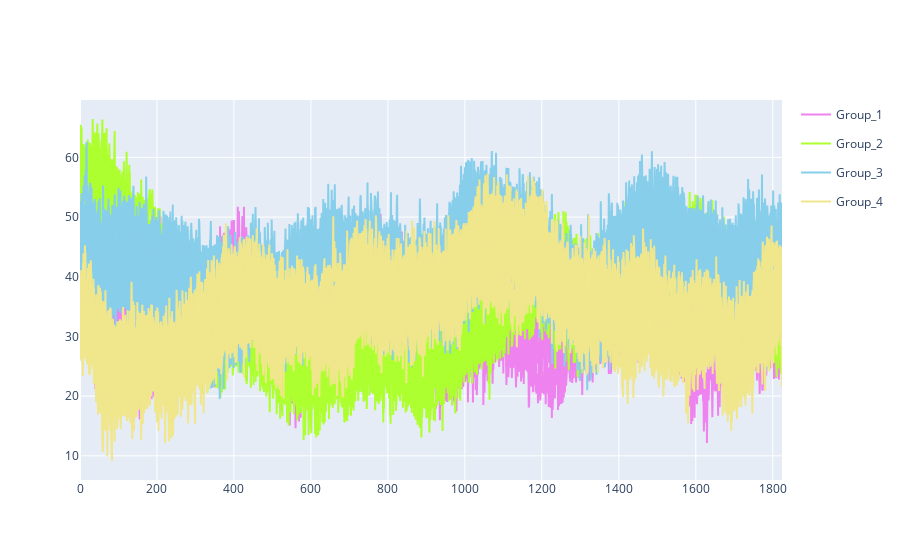

The notebook cell this image was saved under:
### Code cell
import plotly.graph_objects as go

df=pd.DataFrame(data)
df['labels']=data_labels
df.sort_values(by='labels',inplace=True)
colors=['violet','greenyellow','skyblue','khaki','crimson']
group_names=['Group_'+str(i+1) for i in range(int(pd.DataFrame(data_labels).max()[0]+1))]
fig = go.Figure()
k=-1
for ind,row in df.iterrows():
            if k!=row['labels']:
                k=row['labels']
                j=0
            fig.add_trace(go.Scatter(x=np.arange(len(row)-1),y=row[:-1], mode='lines', line=dict(color=colors[int(k)]), name=group_names[int(k)],legendgroup=group_names[int(k)],showlegend=(j==0)))
            j+=1
fig.show()

### Figure 1 — Plotly figure (JSON) as saved in the notebook; plotly's stock layout.template omitted (floating-point values rounded to 4 significant figures; data arrays with more than 128 entries replaced by an {"elided": "..."} marker saying what was removed)
{"data": [{"legendgroup": "Group_1", "line": {"color": "violet"}, "mode": "lines", "name": "Group_1", "showlegend": true, "type": "scatter", "x": {"elided": "1825 int values"}, "y": {"elided": "1825 float values"}}, {"legendgroup": "Group_1", "line": {"color": "violet"}, "mode": "lines", "name": "Group_1", "showlegend": false, "type": "scatter", "x": {"elided": "1825 int values"}, "y": {"elided": "1825 float values"}}, {"legendgroup": "Group_1", "line": {"color": "violet"}, "mode": "lines", "name": "Group_1", "showlegend": false, "type": "scatter", "x": {"elided": "1825 int values"}, "y": {"elided": "1825 float values"}}, {"legendgroup": "Group_1", "line": {"color": "violet"}, "mode": "lines", "name": "Group_1", "showlegend": false, "type": "scatter", "x": {"elided": "1825 int values"}, "y": {"elided": "1825 float values"}}, {"legendgroup": "Group_1", "line": {"color": "violet"}, "mode": "lines", "name": "Group_1", "showlegend": false, "type": "scatter", "x": {"elided": "1825 int values"}, "y": {"elided": "1825 float values"}}, {"legendgroup": "Group_1", "line": {"color": "violet"}, "mode": "lines", "name": "Group_1", "showlegend": false, "type": "scatter", "x": {"elided": "1825 int values"}, "y": {"elided": "1825 float values"}}, {"legendgroup": "Group_1", "line": {"color": "violet"}, "mode": "lines", "name": "Group_1", "showlegend": false, "type": "scatter", "x": {"elided": "1825 int values"}, "y": {"elided": "1825 float values"}}, {"legendgroup": "Group_1", "line": {"color": "violet"}, "mode": "lines", "name": "Group_1", "showlegend": false, "type": "scatter", "x": {"elided": "1825 int values"}, "y": {"elided": "1825 float values"}}, {"legendgroup": "Group_2", "line": {"color": "greenyellow"}, "mode": "lines", "name": "Group_2", "showlegend": true, "type": "scatter", "x": {"elided": "1825 int values"}, "y": {"elided": "1825 float values"}}, {"legendgroup": "Group_2", "line": {"color": "greenyellow"}, "mode": "lines", "name": "Group_2", "showlegend": false, "type": "scatter", "x": {"elided": "1825 int values"}, "y": {"elided": "1825 float values"}}, {"legendgroup": "Group_2", "line": {"color": "greenyellow"}, "mode": "lines", "name": "Group_2", "showlegend": false, "type": "scatter", "x": {"elided": "1825 int values"}, "y": {"elided": "1825 float values"}}, {"legendgroup": "Group_2", "line": {"color": "greenyellow"}, "mode": "lines", "name": "Group_2", "showlegend": false, "type": "scatter", "x": {"elided": "1825 int values"}, "y": {"elided": "1825 float values"}}, {"legendgroup": "Group_2", "line": {"color": "greenyellow"}, "mode": "lines", "name": "Group_2", "showlegend": false, "type": "scatter", "x": {"elided": "1825 int values"}, "y": {"elided": "1825 float values"}}, {"legendgroup": "Group_2", "line": {"color": "greenyellow"}, "mode": "lines", "name": "Group_2", "showlegend": false, "type": "scatter", "x": {"elided": "1825 int values"}, "y": {"elided": "1825 float values"}}, {"legendgroup": "Group_2", "line": {"color": "greenyellow"}, "mode": "lines", "name": "Group_2", "showlegend": false, "type": "scatter", "x": {"elided": "1825 int values"}, "y": {"elided": "1825 float values"}}, {"legendgroup": "Group_2", "line": {"color": "greenyellow"}, "mode": "lines", "name": "Group_2", "showlegend": false, "type": "scatter", "x": {"elided": "1825 int values"}, "y": {"elided": "1825 float values"}}, {"legendgroup": "Group_2", "line": {"color": "greenyellow"}, "mode": "lines", "name": "Group_2", "showlegend": false, "type": "scatter", "x": {"elided": "1825 int values"}, "y": {"elided": "1825 float values"}}, {"legendgroup": "Group_2", "line": {"color": "greenyellow"}, "mode": "lines", "name": "Group_2", "showlegend": false, "type": "scatter", "x": {"elided": "1825 int values"}, "y": {"elided": "1825 float values"}}, {"legendgroup": "Group_3", "line": {"color": "skyblue"}, "mode": "lines", "name": "Group_3", "showlegend": true, "type": "scatter", "x": {"elided": "1825 int values"}, "y": {"elided": "1825 float values"}}, {"legendgroup": "Group_3", "line": {"color": "skyblue"}, "mode": "lines", "name": "Group_3", "showlegend": false, "type": "scatter", "x": {"elided": "1825 int values"}, "y": {"elided": "1825 float values"}}, {"legendgroup": "Group_3", "line": {"color": "skyblue"}, "mode": "lines", "name": "Group_3", "showlegend": false, "type": "scatter", "x": {"elided": "1825 int values"}, "y": {"elided": "1825 float values"}}, {"legendgroup": "Group_3", "line": {"color": "skyblue"}, "mode": "lines", "name": "Group_3", "showlegend": false, "type": "scatter", "x": {"elided": "1825 int values"}, "y": {"elided": "1825 float values"}}, {"legendgroup": "Group_3", "line": {"color": "skyblue"}, "mode": "lines", "name": "Group_3", "showlegend": false, "type": "scatter", "x": {"elided": "1825 int values"}, "y": {"elided": "1825 float values"}}, {"legendgroup": "Group_3", "line": {"color": "skyblue"}, "mode": "lines", "name": "Group_3", "showlegend": false, "type": "scatter", "x": {"elided": "1825 int values"}, "y": {"elided": "1825 float values"}}, {"legendgroup": "Group_3", "line": {"color": "skyblue"}, "mode": "lines", "name": "Group_3", "showlegend": false, "type": "scatter", "x": {"elided": "1825 int values"}, "y": {"elided": "1825 float values"}}, {"legendgroup": "Group_3", "line": {"color": "skyblue"}, "mode": "lines", "name": "Group_3", "showlegend": false, "type": "scatter", "x": {"elided": "1825 int values"}, "y": {"elided": "1825 float values"}}, {"legendgroup": "Group_3", "line": {"color": "skyblue"}, "mode": "lines", "name": "Group_3", "showlegend": false, "type": "scatter", "x": {"elided": "1825 int values"}, "y": {"elided": "1825 float values"}}, {"legendgroup": "Group_3", "line": {"color": "skyblue"}, "mode": "lines", "name": "Group_3", "showlegend": false, "type": "scatter", "x": {"elided": "1825 int values"}, "y": {"elided": "1825 float values"}}, {"legendgroup": "Group_3", "line": {"color": "skyblue"}, "mode": "lines", "name": "Group_3", "showlegend": false, "type": "scatter", "x": {"elided": "1825 int values"}, "y": {"elided": "1825 float values"}}, {"legendgroup": "Group_3", "line": {"color": "skyblue"}, "mode": "lines", "name": "Group_3", "showlegend": false, "type": "scatter", "x": {"elided": "1825 int values"}, "y": {"elided": "1825 float values"}}, {"legendgroup": "Group_4", "line": {"color": "khaki"}, "mode": "lines", "name": "Group_4", "showlegend": true, "type": "scatter", "x": {"elided": "1825 int values"}, "y": {"elided": "1825 float values"}}, {"legendgroup": "Group_4", "line": {"color": "khaki"}, "mode": "lines", "name": "Group_4", "showlegend": false, "type": "scatter", "x": {"elided": "1825 int values"}, "y": {"elided": "1825 float values"}}, {"legendgroup": "Group_4", "line": {"color": "khaki"}, "mode": "lines", "name": "Group_4", "showlegend": false, "type": "scatter", "x": {"elided": "1825 int values"}, "y": {"elided": "1825 float values"}}, {"legendgroup": "Group_4", "line": {"color": "khaki"}, "mode": "lines", "name": "Group_4", "showlegend": false, "type": "scatter", "x": {"elided": "1825 int values"}, "y": {"elided": "1825 float values"}}, {"legendgroup": "Group_4", "line": {"color": "khaki"}, "mode": "lines", "name": "Group_4", "showlegend": false, "type": "scatter", "x": {"elided": "1825 int values"}, "y": {"elided": "1825 float values"}}, {"legendgroup": "Group_4", "line": {"color": "khaki"}, "mode": "lines", "name": "Group_4", "showlegend": false, "type": "scatter", "x": {"elided": "1825 int values"}, "y": {"elided": "1825 float values"}}, {"legendgroup": "Group_4", "line": {"color": "khaki"}, "mode": "lines", "name": "Group_4", "showlegend": false, "type": "scatter", "x": {"elided": "1825 int values"}, "y": {"elided": "1825 float values"}}, {"legendgroup": "Group_4", "line": {"color": "khaki"}, "mode": "lines", "name": "Group_4", "showlegend": false, "type": "scatter", "x": {"elided": "1825 int values"}, "y": {"elided": "1825 float values"}}, {"legendgroup": "Group_4", "line": {"color": "khaki"}, "mode": "lines", "name": "Group_4", "showlegend": false, "type": "scatter", "x": {"elided": "1825 int values"}, "y": {"elided": "1825 float values"}}, {"legendgroup": "Group_4", "line": {"color": "khaki"}, "mode": "lines", "name": "Group_4", "showlegend": false, "type": "scatter", "x": {"elided": "1825 int values"}, "y": {"elided": "1825 float values"}}], "layout": {}}
